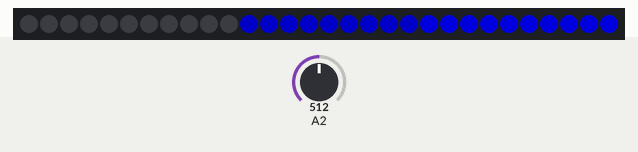
Bench run of a sketch on a simulated Arduino Uno, built with avr-gcc and run on an emulated ATmega328P. On the bench: 30 RGB LEDs in strip order, left to right. The test bench sets the inputs (shaded band); at power-on: A2 = 512. Dim RGB values are drawn brighter than linear.

Above: at 0.77 s.
1.3 s: A2 set to 716
At 2.5 s:
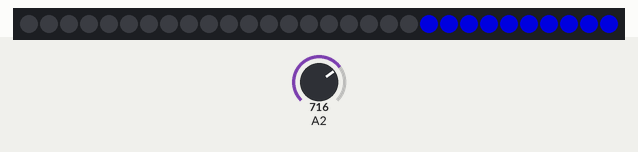
4.3 s: A2 set to 900
7.3 s: A2 set to 511
Timing chart, 0 to 10.3 s (numbered marks = the images above; inputs shaded):
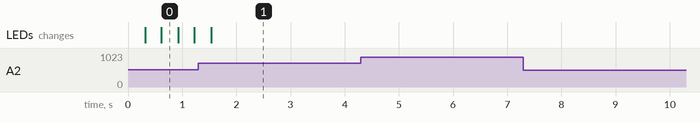

Measured:
- after the input at 4.3 s, every drawn part: stays the same
- after the input at 7.3 s, every drawn part: stays the same

The sketch:

analogrgbcontroll4.0.ino
```cpp
#include <Adafruit_NeoPixel.h>
#ifdef __AVR__
  #include <avr/power.h>
#endif

#define PIN            6

#define NUMPIXELS      30

Adafruit_NeoPixel pixels = Adafruit_NeoPixel(NUMPIXELS, PIN, NEO_GRB + NEO_KHZ800);
int lednr=0;
int leds=0;
void setup() {
  // This is for Trinket 5V 16MHz, you can remove these three lines if you are not using a Trinket
#if defined (__AVR_ATtiny85__)
  if (F_CPU == 16000000) clock_prescale_set(clock_div_1);
#endif
pixels.begin();
  for(int i=30;i>=20;i--)
{
     pixels.setPixelColor(i,(156,156,156));

}
pixels.show();
}
void loop() {

  leds=analogRead(A2);
   lednr=(20.0/1023)*leds;
   for(int i=19;i>lednr;i--)
   {
   pixels.setPixelColor(i,(156,156,100));
   }
    pixels.show();
    delay(10);
   for(int i=19;i>lednr;i--)
   {
   pixels.setPixelColor(i,(0,0,0));
   }
   pixels.show();
}
```
